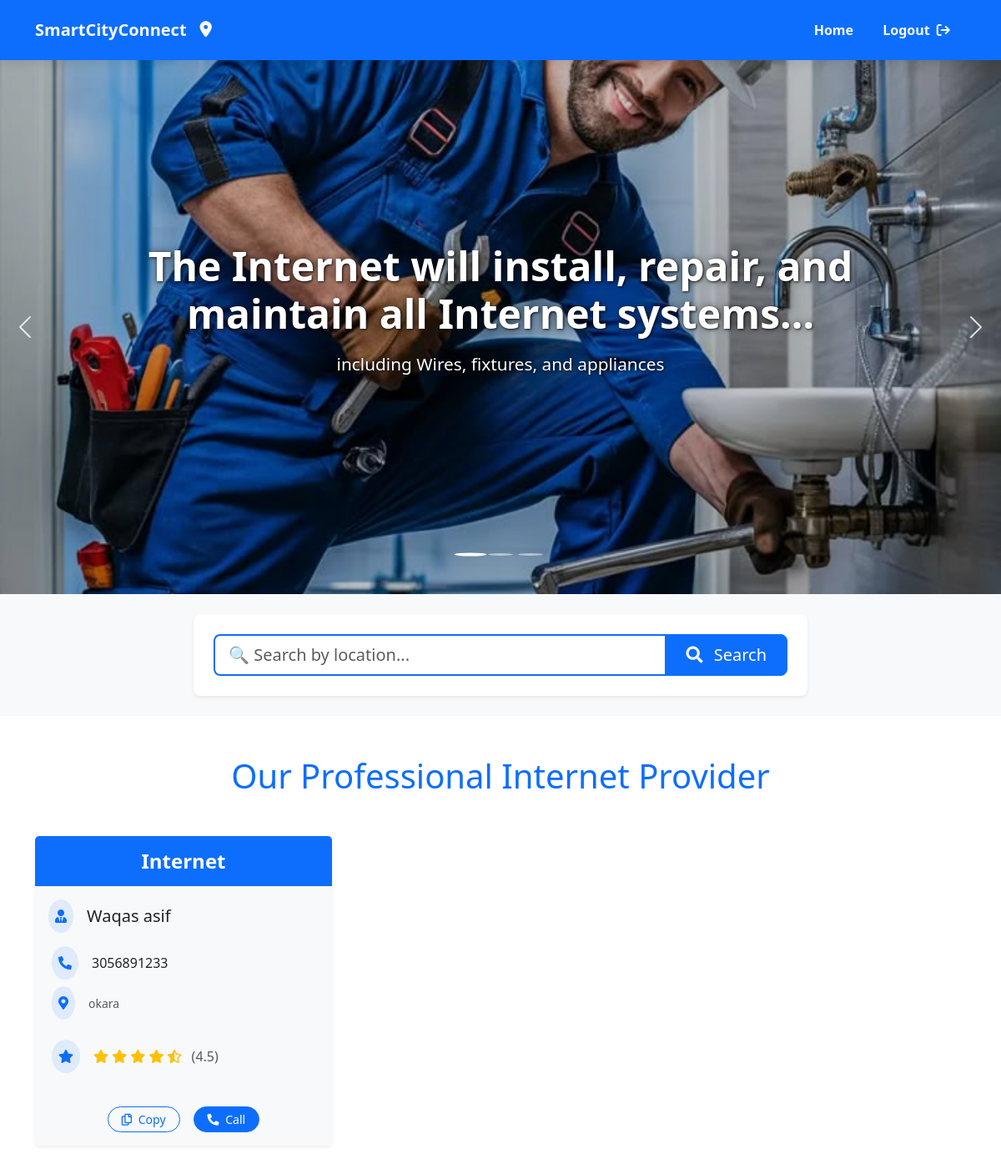
The page /Internet/ (signed in) on the database its author committed.
### smartcity/models.py (models this page shows, shortened)
class ServiceProviderR(models.Model):
    user = models.OneToOneField(User, on_delete=models.CASCADE)
    service_image = models.ImageField(upload_to='service_images/')
    servicename = models.CharField(max_length=100)  # This can be the name of the service
    Phoneno = models.CharField(max_length=15)
    address = models.TextField()

### smartcity/views.py (the view)
# urls.py: path('Internet/',Internet,name='Internet'),
@login_required(login_url='/Login_page/')
def Internet(request):
      queryset = ServiceProviderR.objects.filter(servicename__iexact='Internet' ).select_related('user')
      location = request.GET.get('location', '').strip()
      if location:
        queryset = ServiceProviderR.objects.filter(address__icontains=location, servicename__iexact='Internet').select_related('user')
        page_title = f"Internet in {location}"
      else:
           queryset = ServiceProviderR.objects.filter(servicename__iexact='Internet').select_related('user')
           page_title = "Professional Internet"
           context = { 'Internet': queryset,'page_title': page_title, 'search_location': location, }
           return render(request,'Internet.html',context)

### smartcity/templates/Internet.html (shortened to what this page needs)
{% load static%}
<!DOCTYPE html>
<html lang="en">
  <head>
    <link
      href="https://cdn.jsdelivr.net/npm/bootstrap@5.3.3/dist/css/bootstrap.min.css"
      rel="stylesheet"
    />
    <link
      rel="stylesheet"
      href="https://cdnjs.cloudflare.com/ajax/libs/font-awesome/6.6.0/css/all.min.css"
    />
    <link rel="stylesheet" href="{% static 'css/Internet.css'%}" />
  </head>
  <body>
    <div class="container-fluid bg-primary navbar-container">
      <div class="container">
        <div class="row">
          <div class="col-12">
            <nav class="navbar navbar-expand-lg navbar-dark">
              <a
                class="navbar-brand text-light fw-bold d-flex align-items-center brand-logo"
                href="{% url 'Home'%}"
              >
                <span class="logo-text">SmartCityConnect</span>
                <i class="fa-solid fa-location-dot logo-icon ms-2"></i>
              </a>
              <div
                class="collapse navbar-collapse justify-content-lg-end"
                id="navbarNav"
              >
                <ul class="navbar-nav nav-items">
                  <li class="nav-item">
                    <a
                      href="{% url 'Home'%}"
                      class="nav-link text-light fw-bold nav-link-hover"
                    >
                      <span>Home</span>
                    </a>
                  </li>
                  {% if user.is_authenticated %}
                  <li class="nav-item">
                    <form
                      method="post"
                      action="{% url 'logout' %}"
                      class="d-inline"
                    >
                      <button
                        type="submit"
                        class="nav-link text-light fw-bold nav-link-hover login-btn"
                        style="background: none; border: none; cursor: pointer"
                      >
                        <span>Logout</span>
                        <i
                          class="fa-solid fa-arrow-right-from-bracket ms-1"
                        ></i>
                      </button>
                    </form>
                  </li>
                  {% endif %}
                </ul>
              </div>
            </nav>
          </div>
        </div>
      </div>
    </div>
    <div id="carouselExampleCaptions" class="carousel slide">
      <div class="carousel-indicators">
        <button
          type="button"
          data-bs-target="#carouselExampleCaptions"
          data-bs-slide-to="0"
          class="active"
          aria-current="true"
          aria-label="Slide 1"
        ></button>
        <button
          type="button"
          data-bs-target="#carouselExampleCaptions"
          data-bs-slide-to="1"
          aria-label="Slide 2"
        ></button>
        <button
          type="button"
          data-bs-target="#carouselExampleCaptions"
          data-bs-slide-to="2"
          aria-label="Slide 3"
        ></button>
      </div>
      <div class="carousel-inner">
        <div class="carousel-item active">
          <img
            src="{% static 'media/plumber.jpeg'%}"
            class="d-block w-100 slider-img"
            alt="Plumbing services"
          />
          <div class="carousel-caption d-none d-md-block">
            <h2 class="slider-title animate__animated animate__fadeIn">
              The Internet will install, repair, and maintain all Internet
              systems...
            </h2>
            <p
              class="slider-subtitle animate__animated animate__fadeIn animate__delay-1s"
            >
              including Wires, fixtures, and appliances
            </p>
          </div>
        </div>
      </div>
      <button
        class="carousel-control-prev"
        type="button"
        data-bs-target="#carouselExampleCaptions"
        data-bs-slide="prev"
      >
        <span class="carousel-control-prev-icon" aria-hidden="true"></span>
      </button>
      <button
        class="carousel-control-next"
        type="button"
        data-bs-target="#carouselExampleCaptions"
        data-bs-slide="next"
      >
        <span class="carousel-control-next-icon" aria-hidden="true"></span>
      </button>
    </div>
    <div class="container-fluid py-4 search-section">
      <div class="container">
        <div class="row justify-content-center">
          <div class="col-lg-8 col-md-10">
            <div class="bg-white p-4 rounded-3 shadow-sm">
              <form
                action="{% url 'Internet' %}"
                method="GET"
                class="search-form"
              >
                <div class="input-group">
                  <input
                    type="search"
                    name="location"
                    class="form-control form-control-lg border-primary border-2"
                    placeholder="🔍 Search by location..."
                    value="{{ search_location|default:'' }}"
                    aria-label="Search professionals by location"
                  />
                  <button class="btn btn-primary btn-lg px-4" type="submit">
                    <i class="fas fa-search me-2"></i> Search
                  </button>
                </div>
              </form>
            </div>
          </div>
        </div>
      </div>
    </div>
    {% block content %}
    <link
      rel="stylesheet"
      href="https://cdnjs.cloudflare.com/ajax/libs/font-awesome/5.15.4/css/all.min.css"
    />
    <link
      rel="stylesheet"
      href="https://cdnjs.cloudflare.com/ajax/libs/animate.css/4.1.1/animate.min.css"
    />
    <div class="container py-5">
      <h1
        class="text-center mb-5 text-primary animate__animated animate__fadeInDown"
      >
        Our Professional Internet Provider
      </h1>
      <div class="row row-cols-1 row-cols-md-2 row-cols-lg-3 g-4">
        {% for int in Internet%}
        <div class="col">
          <div class="card h-100 border-0 plumber-card shadow-sm">
            <div
              class="card-header bg-primary border-0 py-3 position-relative overflow-hidden"
            >
              <h4
                class="mb-0 text-center text-white fw-bold service-title animate__animated animate__fadeIn"
              >
                {{ int.servicename }}
              </h4>
            </div>
            <div class="card-body text-left d-flex flex-column bg-light">
              <div
                class="d-flex align-items-center mb-3 animate__animated animate__fadeInLeft"
              >
                <div class="bg-primary bg-opacity-10 p-2 rounded-circle me-3">
                  <i class="fas fa-user-tie text-primary"></i>
                </div>
                <h5 class="card-title mb-0 text-dark">
                  {% firstof int.user.get_full_name.strip int.user.username %}
                </h5>
              </div>
              <div class="contact-info mb-4 ps-1">
                <div
                  class="d-flex align-items-center mb-2 animate__animated animate__fadeInLeft"
                  style="animation-delay: 0.1s"
                >
                  <div class="bg-primary bg-opacity-10 p-2 rounded-circle me-3">
                    <i class="fas fa-phone-alt text-primary"></i>
                  </div>
                  <span class="phone-number text-dark"
                    >{{ int.Phoneno }}</span
                  >
                </div>
                <div
                  class="d-flex align-items-center animate__animated animate__fadeInLeft"
                  style="animation-delay: 0.2s"
                >
                  <div class="bg-primary bg-opacity-10 p-2 rounded-circle me-3">
                    <i class="fas fa-map-marker-alt text-primary"></i>
                  </div>
                  <small class="text-muted">{{ int.address }}</small>
                </div>
              </div>
              <div
                class="mb-4 ps-1 animate__animated animate__fadeInLeft"
                style="animation-delay: 0.3s"
              >
                <div class="d-flex align-items-center">
                  <div class="bg-primary bg-opacity-10 p-2 rounded-circle me-3">
                    <i class="fas fa-star text-primary"></i>
                  </div>
                  <div class="text-warning">
                    <i class="fas fa-star"></i>
                    <i class="fas fa-star"></i>
                    <i class="fas fa-star"></i>
                    <i class="fas fa-star"></i>
                    <i class="fas fa-star-half-alt"></i>
                    <span class="text-muted ms-2">(4.5)</span>
                  </div>
                </div>
              </div>
              <div
                class="mt-auto d-flex justify-content-center gap-3 pt-3 animate__animated animate__fadeInUp"
                style="animation-delay: 0.4s"
              >
                <button
                  class="btn btn-outline-primary btn-sm copy-btn px-3 rounded-pill hover-lift"
                  data-phone="{{ int.Phoneno }}"
                >
                  <i class="far fa-copy me-1"></i> Copy
                </button>
                <a
                  href="tel:{{ int.Phoneno }}"
                  class="btn btn-primary btn-sm call-btn text-white px-3 rounded-pill hover-lift"
                >
                  <i class="fas fa-phone-alt me-1"></i> Call
                </a>
              </div>
            </div>
          </div>
        </div>
        {% empty %}
        <div class="col-12 animate__animated animate__fadeIn">
          <div class="alert alert-info text-center">
            No Internet available at the moment.
          </div>
        </div>
        {% endfor %}
      </div>
    </div>
    {% endblock %}
  </body>
</html>

### static/css/Internet.css (style rules this page uses)
.navbar-container { box-shadow: 0 4px 12px rgba(0, 0, 0, 0.1); transition: all 0.3s ease; position: sticky; top: 0; z-index: 1020; }
.navbar { padding: 0.8rem 0; }
.brand-logo { display: flex; align-items: center; transition: all 0.3s ease; padding: 0.5rem 0; }
.logo-text { margin-right: 8px; position: relative; }
.logo-text::after { content: ''; position: absolute; bottom: -2px; left: 0; width: 0; height: 2px; background-color: white; transition: width 0.3s ease; }
.logo-icon { font-size: 1.2rem; transition: all 0.3s ease; transform: translateY(0); animation: pulse 2s infinite; }
.nav-link-hover { position: relative; padding: 0.5rem 1rem; transition: all 0.3s ease; }
.nav-link-hover span { position: relative; z-index: 1; }
.nav-link-hover::before { content: ''; position: absolute; bottom: 0; left: 0; width: 0; height: 2px; background-color: white; transition: width 0.3s ease; }
.login-btn { background-color: rgba(255, 255, 255, 0.2); border-radius: 4px; margin-left: 0.5rem; padding: 0.5rem 1.2rem !important; transition: all 0.3s ease; }
.carousel { position: relative; overflow: hidden; }
.slider-img { height: 80vh; min-height: 500px; width: 100%; object-fit: cover; filter: brightness(0.85); }
.carousel-caption { position: absolute; top: 55%; left: 50%; transform: translate(-50%, -50%); width: 80%; text-align: center; padding: 0; color: white; text-shadow: 1px 1px 3px rgba(0, 0, 0, 0.8), 0 0 10px rgba(0, 0, 0, 0.5); }
.slider-title { font-size: 3.5rem; font-weight: 700; margin-bottom: 1rem; line-height: 1.2; }
.slider-subtitle { font-size: 1.5rem; font-weight: 400; margin-bottom: 0; }
.carousel-control-prev, .carousel-control-next { width: 5%; opacity: 0.8; transition: all 0.3s ease; }
.carousel-indicators { bottom: 20px; }
.carousel-indicators button { width: 10px; height: 10px; border-radius: 50%; margin: 0 6px; transition: all 0.3s ease; }
.carousel-indicators button.active { transform: scale(1.3); background-color: #fff; }
.animate__animated { animation-duration: 1s; animation-fill-mode: both; }
.animate__fadeIn { animation-name: fadeIn; }
.animate__delay-1s { animation-delay: 1s; }
@media (max-width: 1200px) { .slider-title { font-size: 3rem; } }
@media (max-width: 1200px) { .slider-subtitle { font-size: 1.3rem; } }
.search-section { background-color: #f8f9fa; }
.search-form .form-control { border-right: none; transition: all 0.3s ease; }
.search-form .btn { transition: all 0.3s ease; }
@media (min-width: 1200px) { .search-form .form-control { min-width: 400px; } }

### rows shown on the page
ServiceProviderR: servicename "Internet", user.last_name "Waqas asif", Phoneno "3056891233", address "okara"
